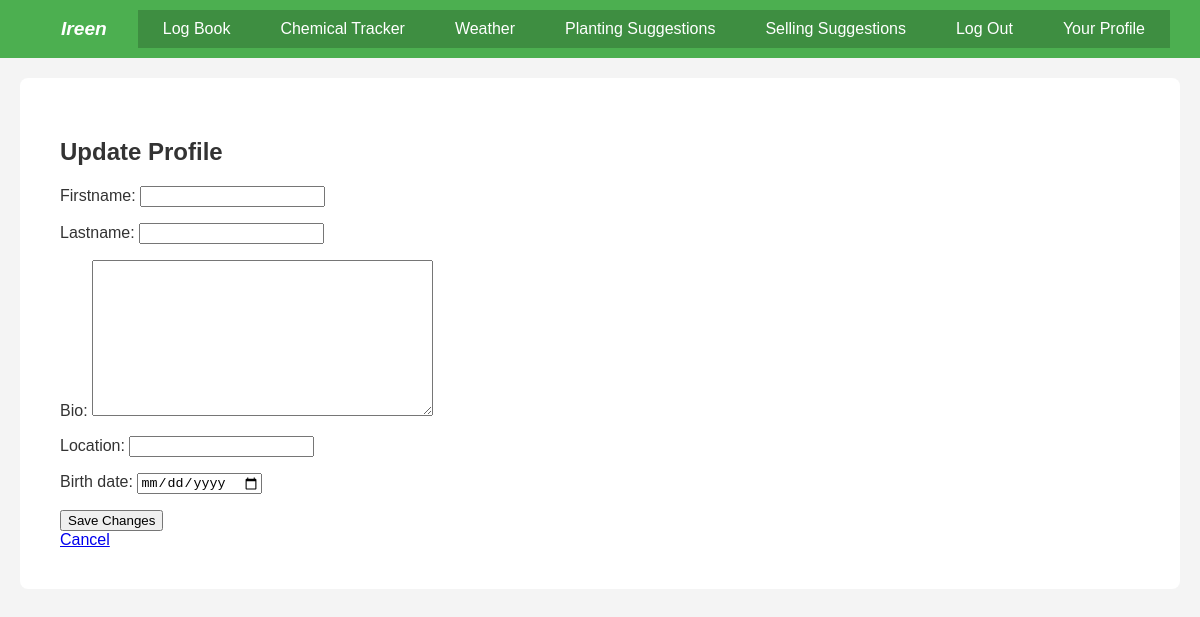
The app's page /users/profile/update/ (signed in), older data.
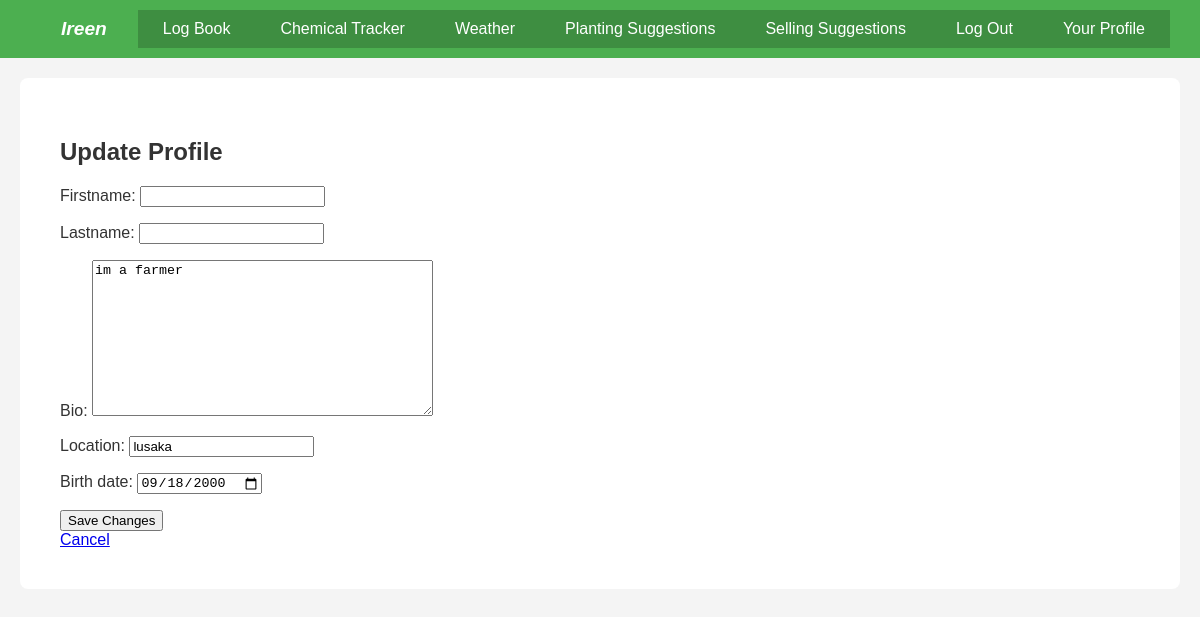
The same page, newer data.
### users/models.py (models this page shows, shortened)
class Profile(models.Model):
    user = models.OneToOneField(User, on_delete=models.CASCADE)
    firstname = models.CharField(max_length=30, blank=True, null=True)
    lastname = models.CharField(max_length=30, blank=True, null=True)
    bio = models.TextField(blank=True, null=True)
    location = models.CharField(max_length=30, blank=True, null=True)
    birth_date = models.DateField(null=True, blank=True)

### users/views.py (the view)
# urls.py: path('profile/update/', views.update_profile, name='update_profile'),
@login_required
def update_profile(request):
    if request.method == 'POST':
        profile_form = ProfileForm(request.POST, instance=request.user.profile)
        if profile_form.is_valid():
            profile_form.save()
            return redirect('users:view_profile')
    else:
        profile_form = ProfileForm(instance=request.user.profile)
    return render(request, 'users/update_profile.html', {'profile_form': profile_form})

### users/forms.py
class ProfileForm(forms.ModelForm):
    class Meta:
        model = Profile
        fields = ('firstname','lastname','bio', 'location', 'birth_date')
        widgets = {
            'birth_date': forms.DateInput(format='%Y-%m-%d', attrs={'type': 'date'})
        }

### users/templates/users/update_profile.html (shortened to what this page needs)
{% extends 'base.html' %}
{% block content %}
<h2>Update Profile</h2>
<form method="post">
    {{ profile_form.as_p }}
    <button type="submit">Save Changes</button>
</form>
<a href="{% url 'users:view_profile' %}">Cancel</a>
{% endblock %}

### templates/base.html (shortened to what this page needs)
<!DOCTYPE html>
<html lang="en">
<head>
    {% load static %}
    <link rel="stylesheet" href="{% static 'css/main.css' %}">
</head>
<body>
    <header>
        <h2 class="cursive-heading">Ireen</h2>
        <nav>
            <ul id="nav-ul">
                <li><a href="{% url 'logbook:logbook' %}">Log Book</a></li>
                <li><a href="{% url 'chemicaltracker:chemicalT' %}">Chemical Tracker</a></li>
                <li><a href="{% url 'weather:weather_forecast' %}">Weather</a></li>
                <li><a href="{% url 'planting_sug:planting_sug' %}">Planting Suggestions</a></li>
                <li><a href="{% url 'selling_recom:selling_recom' %}">Selling Suggestions</a></li>
                {% if user.is_authenticated %}
                    <li><a href="{% url 'users:logout' %}">Log Out</a></li>
                    <li><a href="{% url 'users:view_profile' %}">Your Profile</a></li>
                {% else %}
                    <li><a href="{% url 'users:signup' %}">Sign Up</a></li>
                    <li><a href="{% url 'users:login' %}">Log In</a></li>
                {% endif %}
            </ul>
        </nav>
    </header>
    <main>
        {% block content %}{% endblock %}
    </main>
</body>
</html>

### static/css/main.css (style rules this page uses)
body { font-family: Arial, sans-serif; margin: 0; padding: 0; color: #333; background-color: #f4f4f4; }
header { background-color: #4CAF50; color: white; padding: 10px 20px; text-align: center; position: relative; display: flex; align-items: center; justify-content: space-between; }
header h2 { margin: 0; font-size: 1.2em; flex: 1; text-align: center; }
.cursive-heading { font-style: italic; }
nav { background-color: #3E8E41; color: white; }
nav ul { list-style-type: none; padding: 0; margin: 0; display: none; }
nav ul li { margin: 10px 0; }
nav ul li a { color: white; text-decoration: none; display: block; padding: 10px; background-color: transparent; }
main { padding: 20px; margin: 20px; background-color: white; border-radius: 8px; }
@media (min-width: 600px) { header { padding: 10px 30px; } }
@media (min-width: 600px) { nav ul { display: flex; justify-content: center; } }
@media (min-width: 600px) { nav ul li { display: inline; margin: 0 15px; } }
@media (min-width: 768px) { main { padding: 40px; } }

Row changes from the older to the newer data that the page shows:
changed Profile: bio (not shown) → "im a farmer"; location (not shown) → "lusaka"; birth_date (not shown) → "09/18/2000"
